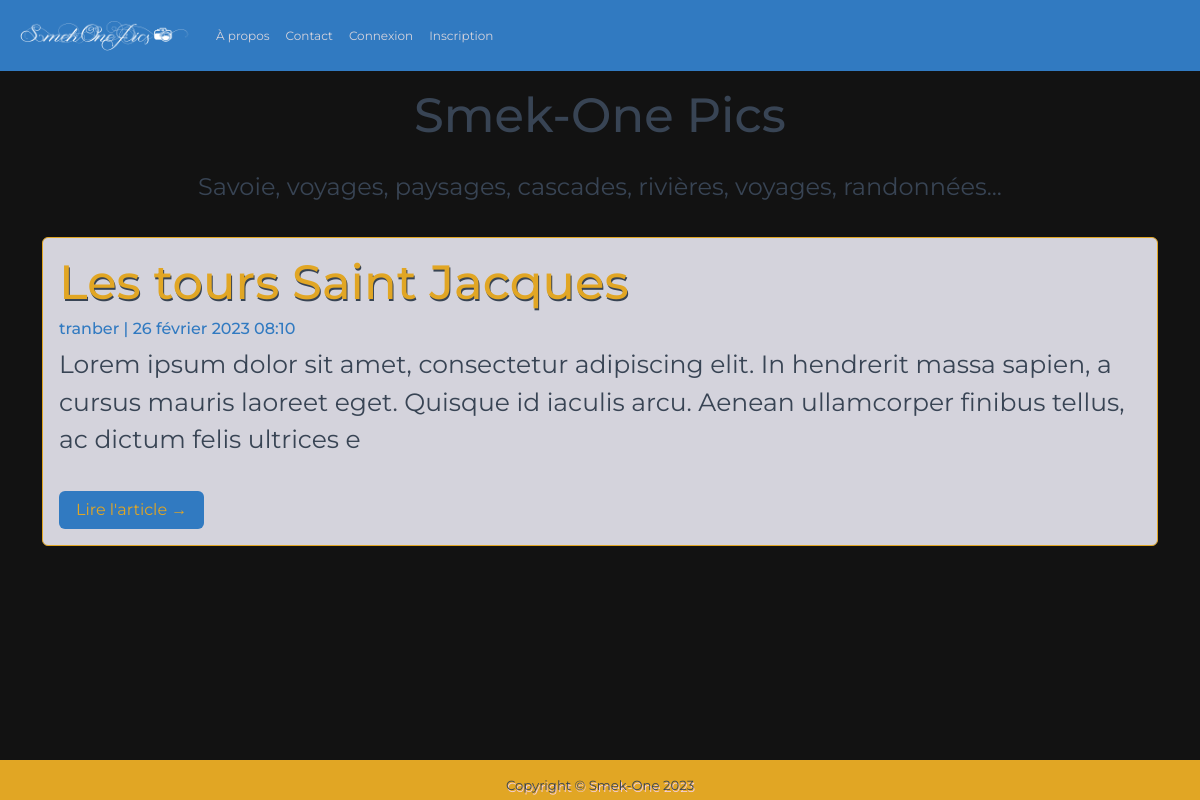
The page / on the database its author committed.
### blog/models.py (models this page shows, shortened)
class Post(models.Model):
    title = models.CharField(max_length=200, unique=True)
    slug = models.SlugField(max_length=200, unique=True)
    author = models.ForeignKey(User, on_delete=models.CASCADE, related_name='blog_posts')
    updated_on = models.DateTimeField(auto_now=True)
    image1 = models.ImageField(upload_to="uploads/", null=True, blank=True)
    content = models.TextField(max_length=200)
    image2 = models.ImageField(upload_to="uploads/", null=True, blank=True)
    image3 = models.ImageField(upload_to="uploads/", null=True, blank=True)
    content2 = models.TextField(blank=True, max_length=200)
    image4 = models.ImageField(upload_to="uploads/", null=True, blank=True)
    image5 = models.ImageField(upload_to="uploads/", null=True, blank=True)
    created_on = models.DateTimeField(auto_now_add=True)
    status = models.IntegerField(choices=STATUS, default=0)
    class Meta:
        ordering = ['-created_on']

### blog/views.py (the view)
# urls.py: path('', views.PostList.as_view(), name='home'),
class PostList(generic.ListView):
    queryset = Post.objects.filter(status=1).order_by('-created_on')
    template_name = 'index.html'

### blog/templates/index.html (shortened to what this page needs)
{% extends "base.html" %}
{% load static %}
{% block content %}
<header class="masthead">
    <div class="container">
        <div class="row">
            <div class="col-md-12 text-center">
                <div class="site-heading">
                    <h2 class=" site-heading my-4 mt-3"> Smek-One Pics</h2>
                    <p class="fs-5">Savoie, voyages, paysages, cascades, rivières, voyages, randonnées...</p>
                </div>
            </div>
        </div>
    </div>
</header>
<div class="container">
    <div class="row">
        <div class="col-md-12 mt-3 center">
            {% for post in post_list %}
            <div class="card mb-4 border-black">
                <div class="card-body">
                    <h2 class="card-title">{{ post.title }}</h2>
                    <p class="card-text muted h6">{{ post.author }} | {{ post.created_on}} </p>
                    <p class="card-text">{{post.content|slice:":200" }}</p>
                    <a href="{% url 'post_detail' post.slug  %}" class="btn">Lire l'article &rarr;</a>
                </div>
            </div>
            {% endfor %}
        </div>
    </div>
</div>
{%endblock%}

### blog/static/css/style.css (style rules this page uses)
.base { background: url("/static/media/bg.jpeg") no-repeat; background-size: cover; font-family: 'Montserrat', cursive; }
body { position: relative; }
h2 { color: #384454 !important; }
p { color: #384454; }
.card { background: #D4D3DC !important; color: #384454 !important; border: 1px solid #E1A624 !important; overflow: hidden; }
.card-title { color: #E1A624 !important; text-shadow: 1px 2px #384454; }
.card-text { color: #384454 !important; font-size: 25px; font-family: 'Montserrat', sans-serif; }
.muted { color: #317AC1 !important; }
.btn { color: #E1A624 !important; background: #317AC1 !important; margin-top: 2vh; }

### rows shown on the page
Post: title "Les tours Saint Jacques", author "tranber", created_on "26 février 2023 08:10", content "Lorem ipsum dolor sit amet, consectetur adipiscing elit. In hendrerit massa sapien, a cursus mauris laoreet eget. Quisque id iaculis arcu. Aenean ullamcorper finibus tellus, ac dictum felis ultrices e"
